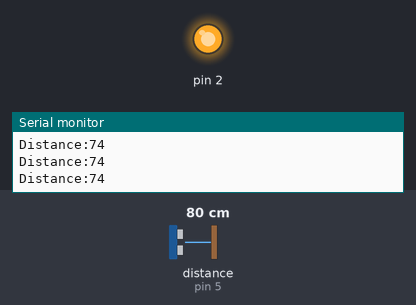
Simulated run of this sketch. Board: Arduino Uno, built with avr-gcc and run on an emulated ATmega328P. Parts: output pins drawn as LEDs (lit = HIGH), the last lines printed to the serial monitor. Wiring (inferred from the names in the program): ultrasonic range finder: trigger pin 4; echo pin 5. Inputs (shaded band) come from the test bench; at power-on: distance to the obstacle (sensor on pin 5) 80 cm. The echo pulse lasts 58.3 µs per cm; pins used as bus, display or sensor lines are not drawn.

Above: at 1.2 s.
1.3 s: distance to the obstacle (sensor on pin 5) set to 179 cm
2.8 s: distance to the obstacle (sensor on pin 5) set to 186 cm
At 3.6 s:
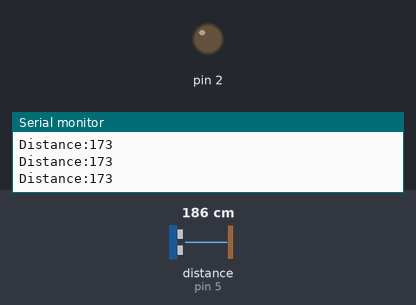
4.3 s: distance to the obstacle (sensor on pin 5) set to 2 cm
At 4.7 s:
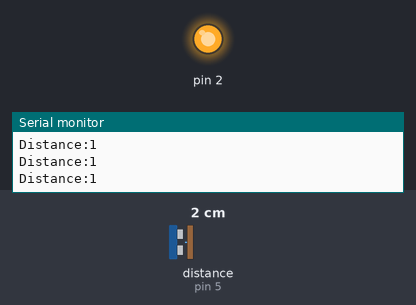
5.8 s: distance to the obstacle (sensor on pin 5) set to 250 cm
At 7.2 s:
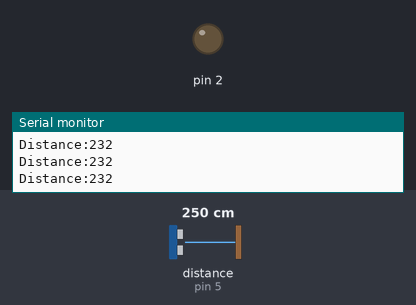
Timing chart, 0 to 8.3 s (numbered marks = the images above; inputs shaded):
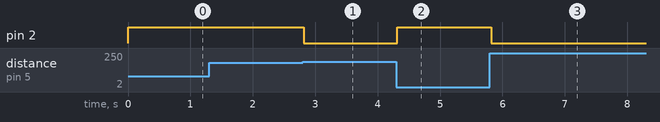

Measured:
- the behaviour switches between 182 and 183 cm on distance to the obstacle (sensor on pin 5) (found by bisection; images 0 and 1)
- after the input at 2.8 s, pin 2: HIGH → LOW at once
- after the input at 4.3 s, pin 2: LOW → HIGH at once
- after the input at 5.8 s, pin 2: HIGH → LOW at once

The sketch:

Ultra_sonic_sensor_with_range.ino
```cpp
const int trigPin=4;
const int echoPin=5;
long duration;
int distance;
void setup()
{
  // put your setup code here, to run once:
  pinMode(2,OUTPUT);
  pinMode(trigPin,OUTPUT);
  pinMode(echoPin,INPUT);
  Serial.begin(115200);

}

void loop()
{
  // put your main code here, to run repeatedly:
  digitalWrite(trigPin,LOW);
  delayMicroseconds(2);
  digitalWrite(trigPin,HIGH);
  delayMicroseconds(1000);
  digitalWrite(trigPin,LOW);
  duration=pulseIn(echoPin,HIGH);
  //calculate the distance
  distance=duration*0.032/2;
  Serial.print("Distance:");
  Serial.println(distance);
   if(distance<170)
   {
     digitalWrite(2,HIGH);
   }
   else
   {
      digitalWrite(2,LOW);
   }
}
```
